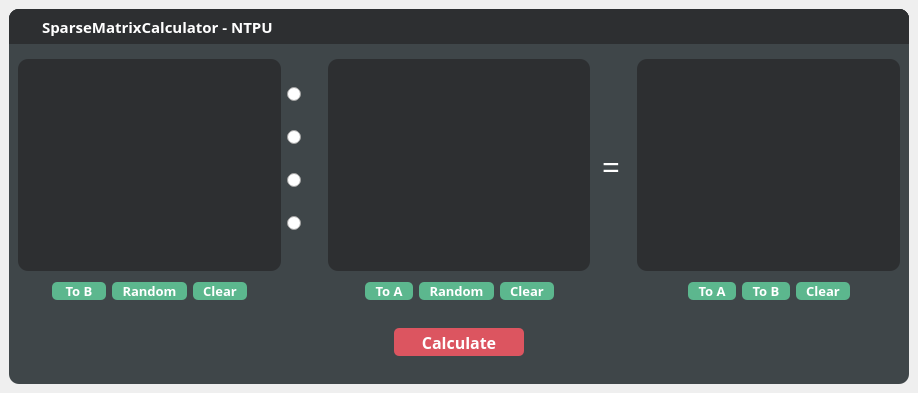
<?xml version="1.0" encoding="UTF-8"?>
<ui version="4.0">
 <class>Sparse</class>
 <widget class="QMainWindow" name="Sparse">
  <property name="geometry">
   <rect>
    <x>0</x>
    <y>0</y>
    <width>918</width>
    <height>393</height>
   </rect>
  </property>
  <property name="windowTitle">
   <string>Sparse</string>
  </property>
  <property name="styleSheet">
   <string notr="true"/>
  </property>
  <widget class="QWidget" name="centralwidget">
   <layout class="QHBoxLayout" name="horizontalLayout_2">
    <item>
     <widget class="QFrame" name="frame">
      <property name="styleSheet">
       <string notr="true">QFrame{
background-color: rgb(63, 70, 73);
border-radius:10px
}</string>
      </property>
      <property name="frameShape">
       <enum>QFrame::StyledPanel</enum>
      </property>
      <property name="frameShadow">
       <enum>QFrame::Raised</enum>
      </property>
      <layout class="QVBoxLayout" name="verticalLayout_6">
       <property name="leftMargin">
        <number>0</number>
       </property>
       <property name="topMargin">
        <number>0</number>
       </property>
       <property name="rightMargin">
        <number>0</number>
       </property>
       <property name="bottomMargin">
        <number>0</number>
       </property>
       <item>
        <widget class="QFrame" name="toolbar_frame">
         <property name="minimumSize">
          <size>
           <width>900</width>
           <height>35</height>
          </size>
         </property>
         <property name="maximumSize">
          <size>
           <width>16777215</width>
           <height>35</height>
          </size>
         </property>
         <property name="styleSheet">
          <string notr="true">background-color: rgb(45, 47, 49);
border-radius:0px;
border-top-left-radius:10px;
border-top-right-radius:10px;</string>
         </property>
         <property name="frameShape">
          <enum>QFrame::NoFrame</enum>
         </property>
         <property name="frameShadow">
          <enum>QFrame::Raised</enum>
         </property>
         <layout class="QHBoxLayout" name="horizontalLayout_3">
          <property name="spacing">
           <number>0</number>
          </property>
          <property name="leftMargin">
           <number>0</number>
          </property>
          <property name="topMargin">
           <number>0</number>
          </property>
          <property name="rightMargin">
           <number>0</number>
          </property>
          <property name="bottomMargin">
           <number>0</number>
          </property>
          <item>
           <widget class="QFrame" name="toolbar_name">
            <property name="frameShape">
             <enum>QFrame::NoFrame</enum>
            </property>
            <property name="frameShadow">
             <enum>QFrame::Raised</enum>
            </property>
            <layout class="QHBoxLayout" name="horizontalLayout_4">
             <property name="spacing">
              <number>0</number>
             </property>
             <property name="leftMargin">
              <number>9</number>
             </property>
             <property name="topMargin">
              <number>0</number>
             </property>
             <property name="rightMargin">
              <number>0</number>
             </property>
             <property name="bottomMargin">
              <number>0</number>
             </property>
             <item>
              <widget class="QLabel" name="lable_icon">
               <property name="maximumSize">
                <size>
                 <width>24</width>
                 <height>24</height>
                </size>
               </property>
               <property name="text">
                <string/>
               </property>
               <property name="pixmap">
                <pixmap resource="resource.qrc">:/icons/Snipaste_2021-11-02_14-04-59.png</pixmap>
               </property>
              </widget>
             </item>
             <item>
              <widget class="QLabel" name="label_Title_name">
               <property name="font">
                <font>
                 <family>Open Sans</family>
                 <pointsize>11</pointsize>
                 <weight>75</weight>
                 <bold>true</bold>
                </font>
               </property>
               <property name="styleSheet">
                <string notr="true">color: rgb(255, 255, 255);</string>
               </property>
               <property name="text">
                <string>SparseMatrixCalculator - NTPU</string>
               </property>
              </widget>
             </item>
            </layout>
           </widget>
          </item>
          <item>
           <widget class="QFrame" name="toolbar_button">
            <property name="frameShape">
             <enum>QFrame::StyledPanel</enum>
            </property>
            <property name="frameShadow">
             <enum>QFrame::Raised</enum>
            </property>
            <layout class="QHBoxLayout" name="horizontalLayout" stretch="0">
             <property name="spacing">
              <number>0</number>
             </property>
             <property name="leftMargin">
              <number>0</number>
             </property>
             <property name="topMargin">
              <number>0</number>
             </property>
             <property name="rightMargin">
              <number>0</number>
             </property>
             <property name="bottomMargin">
              <number>0</number>
             </property>
             <item>
              <widget class="QFrame" name="toolbar_blank">
               <property name="layoutDirection">
                <enum>Qt::RightToLeft</enum>
               </property>
               <property name="frameShape">
                <enum>QFrame::StyledPanel</enum>
               </property>
               <property name="frameShadow">
                <enum>QFrame::Raised</enum>
               </property>
               <layout class="QHBoxLayout" name="horizontalLayout_5">
                <property name="spacing">
                 <number>0</number>
                </property>
                <property name="leftMargin">
                 <number>0</number>
                </property>
                <property name="topMargin">
                 <number>0</number>
                </property>
                <property name="rightMargin">
                 <number>6</number>
                </property>
                <property name="bottomMargin">
                 <number>0</number>
                </property>
                <item>
                 <widget class="QPushButton" name="pushButton_close">
                  <property name="minimumSize">
                   <size>
                    <width>35</width>
                    <height>0</height>
                   </size>
                  </property>
                  <property name="maximumSize">
                   <size>
                    <width>35</width>
                    <height>999</height>
                   </size>
                  </property>
                  <property name="layoutDirection">
                   <enum>Qt::LeftToRight</enum>
                  </property>
                  <property name="styleSheet">
                   <string notr="true">QPushButton {	
	border: none;
	background-color: transparent;
border-radius:0px;

}
QPushButton:hover {
	background-color: rgb(52, 59, 72);
border-radius:0px;

}
QPushButton:pressed {	
	background-color: rgb(85, 170, 255);
border-radius:0px;

}</string>
                  </property>
                  <property name="text">
                   <string/>
                  </property>
                  <property name="icon">
                   <iconset resource="resource.qrc">
                    <normaloff>:/icons/16x16/cil-x.png</normaloff>:/icons/16x16/cil-x.png</iconset>
                  </property>
                 </widget>
                </item>
                <item>
                 <widget class="QPushButton" name="pushButton_minimize">
                  <property name="minimumSize">
                   <size>
                    <width>30</width>
                    <height>35</height>
                   </size>
                  </property>
                  <property name="maximumSize">
                   <size>
                    <width>35</width>
                    <height>16777215</height>
                   </size>
                  </property>
                  <property name="styleSheet">
                   <string notr="true">QPushButton {	
	border: none;
	background-color: transparent;
border-radius:0px;

}
QPushButton:hover {
	background-color: rgb(52, 59, 72);
border-radius:0px;

}
QPushButton:pressed {	
	background-color: rgb(85, 170, 255);
border-radius:0px;

}</string>
                  </property>
                  <property name="text">
                   <string/>
                  </property>
                  <property name="icon">
                   <iconset resource="resource.qrc">
                    <normaloff>:/icons/16x16/cil-window-minimize.png</normaloff>:/icons/16x16/cil-window-minimize.png</iconset>
                  </property>
                 </widget>
                </item>
                <item>
                 <widget class="QFrame" name="frame_2">
                  <property name="frameShape">
                   <enum>QFrame::StyledPanel</enum>
                  </property>
                  <property name="frameShadow">
                   <enum>QFrame::Raised</enum>
                  </property>
                 </widget>
                </item>
               </layout>
              </widget>
             </item>
            </layout>
           </widget>
          </item>
         </layout>
        </widget>
       </item>
       <item>
        <widget class="QFrame" name="content">
         <property name="minimumSize">
          <size>
           <width>0</width>
           <height>270</height>
          </size>
         </property>
         <property name="frameShape">
          <enum>QFrame::StyledPanel</enum>
         </property>
         <property name="frameShadow">
          <enum>QFrame::Raised</enum>
         </property>
         <layout class="QHBoxLayout" name="horizontalLayout_8">
          <item>
           <widget class="QFrame" name="frame_array_a">
            <property name="frameShape">
             <enum>QFrame::NoFrame</enum>
            </property>
            <property name="frameShadow">
             <enum>QFrame::Raised</enum>
            </property>
            <layout class="QVBoxLayout" name="verticalLayout">
             <property name="spacing">
              <number>0</number>
             </property>
             <property name="leftMargin">
              <number>0</number>
             </property>
             <property name="topMargin">
              <number>0</number>
             </property>
             <property name="rightMargin">
              <number>0</number>
             </property>
             <property name="bottomMargin">
              <number>0</number>
             </property>
             <item>
              <widget class="QFrame" name="frame_matrix_a">
               <property name="styleSheet">
                <string notr="true">QFrame{
background-color: rgb(45, 47, 49);
}</string>
               </property>
               <property name="frameShape">
                <enum>QFrame::StyledPanel</enum>
               </property>
               <property name="frameShadow">
                <enum>QFrame::Raised</enum>
               </property>
              </widget>
             </item>
             <item>
              <widget class="QFrame" name="frame_a_tool">
               <property name="maximumSize">
                <size>
                 <width>16777215</width>
                 <height>40</height>
                </size>
               </property>
               <property name="frameShape">
                <enum>QFrame::StyledPanel</enum>
               </property>
               <property name="frameShadow">
                <enum>QFrame::Raised</enum>
               </property>
               <layout class="QHBoxLayout" name="horizontalLayout_10">
                <item>
                 <widget class="QFrame" name="frame_5">
                  <property name="frameShape">
                   <enum>QFrame::StyledPanel</enum>
                  </property>
                  <property name="frameShadow">
                   <enum>QFrame::Raised</enum>
                  </property>
                 </widget>
                </item>
                <item>
                 <widget class="QPushButton" name="pushButton_a_to_b">
                  <property name="font">
                   <font>
                    <family>Open Sans</family>
                    <pointsize>10</pointsize>
                    <weight>75</weight>
                    <bold>true</bold>
                   </font>
                  </property>
                  <property name="styleSheet">
                   <string notr="true">QPushButton {
	color: rgb(255, 255, 255);
	border: 2px solidrgb(71, 138, 109);
	border-radius: 5px;	
	background-color: rgb(92, 183, 142);
}
QPushButton:hover {
	background-color: rgb(81, 161, 124);
	border: 2px solid rgb(71, 138, 109);
}
QPushButton:pressed {	
	background-color: rgb(34, 168, 108); 
	border: 2px solid rgb(6, 145, 83);
}</string>
                  </property>
                  <property name="text">
                   <string>    To B    </string>
                  </property>
                 </widget>
                </item>
                <item>
                 <widget class="QPushButton" name="pushButton_a_random">
                  <property name="font">
                   <font>
                    <family>Open Sans</family>
                    <pointsize>10</pointsize>
                    <weight>75</weight>
                    <bold>true</bold>
                   </font>
                  </property>
                  <property name="styleSheet">
                   <string notr="true">QPushButton {
	color: rgb(255, 255, 255);
	border: 2px solidrgb(71, 138, 109);
	border-radius: 5px;	
	background-color: rgb(92, 183, 142);
}
QPushButton:hover {
	background-color: rgb(81, 161, 124);
	border: 2px solid rgb(71, 138, 109);
}
QPushButton:pressed {	
	background-color: rgb(34, 168, 108); 
	border: 2px solid rgb(6, 145, 83);
}</string>
                  </property>
                  <property name="text">
                   <string>   Random   </string>
                  </property>
                 </widget>
                </item>
                <item>
                 <widget class="QPushButton" name="pushButton_a_clear">
                  <property name="font">
                   <font>
                    <family>Open Sans</family>
                    <pointsize>10</pointsize>
                    <weight>75</weight>
                    <bold>true</bold>
                   </font>
                  </property>
                  <property name="styleSheet">
                   <string notr="true">QPushButton {
	color: rgb(255, 255, 255);
	border: 2px solidrgb(71, 138, 109);
	border-radius: 5px;	
	background-color: rgb(92, 183, 142);
}
QPushButton:hover {
	background-color: rgb(81, 161, 124);
	border: 2px solid rgb(71, 138, 109);
}
QPushButton:pressed {	
	background-color: rgb(34, 168, 108); 
	border: 2px solid rgb(6, 145, 83);
}</string>
                  </property>
                  <property name="text">
                   <string>   Clear   </string>
                  </property>
                 </widget>
                </item>
                <item>
                 <widget class="QFrame" name="frame_6">
                  <property name="frameShape">
                   <enum>QFrame::StyledPanel</enum>
                  </property>
                  <property name="frameShadow">
                   <enum>QFrame::Raised</enum>
                  </property>
                 </widget>
                </item>
               </layout>
              </widget>
             </item>
            </layout>
           </widget>
          </item>
          <item>
           <widget class="QFrame" name="frame_opreration_type">
            <property name="minimumSize">
             <size>
              <width>35</width>
              <height>0</height>
             </size>
            </property>
            <property name="maximumSize">
             <size>
              <width>35</width>
              <height>16777215</height>
             </size>
            </property>
            <property name="frameShape">
             <enum>QFrame::NoFrame</enum>
            </property>
            <property name="frameShadow">
             <enum>QFrame::Raised</enum>
            </property>
            <layout class="QVBoxLayout" name="verticalLayout_4">
             <property name="spacing">
              <number>0</number>
             </property>
             <property name="leftMargin">
              <number>0</number>
             </property>
             <property name="topMargin">
              <number>0</number>
             </property>
             <property name="rightMargin">
              <number>0</number>
             </property>
             <property name="bottomMargin">
              <number>0</number>
             </property>
             <item>
              <widget class="QRadioButton" name="radioButton_add">
               <property name="layoutDirection">
                <enum>Qt::LeftToRight</enum>
               </property>
               <property name="styleSheet">
                <string notr="true">QRadioButton::indicator {
    border: 2px solid rgb(76, 82, 84);
	width: 30px;
	height: 30px;
	outline: 0;
	border-radius: 8px;
	background: 3px solid rgb(45, 47, 49);
	
	image: url(:/icons/math/dficons8-plus-math-24.png);
}
QRadioButton::indicator:hover {
	background: 3px solid rgb(118, 213, 170);

	image: url(:/icons/math/icodsfns8-plus-math-24.png);
    border: 2px solid rgb(34, 168, 108);
}
QRadioButton::indicator:checked {
    background: 3px solid rgb(45, 47, 49);
	border: 2px solid rgb(34, 168, 108);
	
	image: url(:/icons/math/icons8-plus-math-24.png);
}

</string>
               </property>
               <property name="text">
                <string/>
               </property>
              </widget>
             </item>
             <item>
              <widget class="QRadioButton" name="radioButton_sub">
               <property name="styleSheet">
                <string notr="true">QRadioButton::indicator {
    border: 2px solid rgb(76, 82, 84);
	width: 30px;
	height: 30px;
	outline: 0;
	border-radius: 8px;
	background: 3px solid rgb(45, 47, 49);
	image: url(:/icons/math/icodfns8-subtract-24.png);
}
QRadioButton::indicator:hover {
	background: 3px solid rgb(118, 213, 170);
    border: 2px solid rgb(34, 168, 108);
	image: url(:/icons/math/icons8-subtract-sdf24.png)
}
QRadioButton::indicator:checked {
    background: 3px solid rgb(45, 47, 49);
	border: 2px solid rgb(34, 168, 108);
	
	image: url(:/icons/math/icons8-subtract-24.png);
}

</string>
               </property>
               <property name="text">
                <string/>
               </property>
              </widget>
             </item>
             <item>
              <widget class="QRadioButton" name="radioButton_tran">
               <property name="styleSheet">
                <string notr="true">QRadioButton::indicator {
    border: 2px solid rgb(76, 82, 84);
	width: 30px;
	height: 30px;
	outline: 0;
	border-radius: 8px;
	background: 3px solid rgb(45, 47, 49);
	image: url(:/icons/math/icondfs8-multiply-24.png);
}
QRadioButton::indicator:hover {
	background: 3px solid rgb(118, 213, 170);
    border: 2px solid rgb(34, 168, 108);
	image: url(:/icons/math/iconsfg8-multiply-24.png);
}
QRadioButton::indicator:checked {
    background: 3px solid rgb(45, 47, 49);
	border: 2px solid rgb(34, 168, 108);
	image: url(:/icons/math/icons8-multiply-24.png);
}

</string>
               </property>
               <property name="text">
                <string/>
               </property>
              </widget>
             </item>
             <item>
              <widget class="QRadioButton" name="radioButton_mul">
               <property name="styleSheet">
                <string notr="true">QRadioButton::indicator {
    border: 2px solid rgb(76, 82, 84);
	width: 30px;
	height: 30px;
	outline: 0;
	border-radius: 8px;
	background: 3px solid rgb(45, 47, 49);
	image: url(:/icons/math/idfcons8-type-24.png);
}
QRadioButton::indicator:hover {
	background: 3px solid rgb(118, 213, 170);
    border: 2px solid rgb(34, 168, 108);
	image: url(:/icons/math/icons8-type-24.png);
}
QRadioButton::indicator:checked {
    background: 3px solid rgb(45, 47, 49);
	border: 2px solid rgb(34, 168, 108);
	image: url(:/icons/math/icons8-type-24(1).png);
}

</string>
               </property>
               <property name="text">
                <string/>
               </property>
              </widget>
             </item>
             <item>
              <widget class="QFrame" name="frame_17">
               <property name="maximumSize">
                <size>
                 <width>16777215</width>
                 <height>22</height>
                </size>
               </property>
               <property name="layoutDirection">
                <enum>Qt::LeftToRight</enum>
               </property>
               <property name="frameShape">
                <enum>QFrame::NoFrame</enum>
               </property>
               <property name="frameShadow">
                <enum>QFrame::Raised</enum>
               </property>
              </widget>
             </item>
            </layout>
           </widget>
          </item>
          <item>
           <widget class="QFrame" name="frame_array_b">
            <property name="frameShape">
             <enum>QFrame::NoFrame</enum>
            </property>
            <property name="frameShadow">
             <enum>QFrame::Raised</enum>
            </property>
            <layout class="QVBoxLayout" name="verticalLayout_2">
             <property name="spacing">
              <number>0</number>
             </property>
             <property name="leftMargin">
              <number>0</number>
             </property>
             <property name="topMargin">
              <number>0</number>
             </property>
             <property name="rightMargin">
              <number>0</number>
             </property>
             <property name="bottomMargin">
              <number>0</number>
             </property>
             <item>
              <widget class="QFrame" name="frame_matrix_b">
               <property name="styleSheet">
                <string notr="true">QFrame{
background-color: rgb(45, 47, 49);
}</string>
               </property>
               <property name="frameShape">
                <enum>QFrame::StyledPanel</enum>
               </property>
               <property name="frameShadow">
                <enum>QFrame::Raised</enum>
               </property>
              </widget>
             </item>
             <item>
              <widget class="QFrame" name="frame_b_tool">
               <property name="maximumSize">
                <size>
                 <width>16777215</width>
                 <height>40</height>
                </size>
               </property>
               <property name="frameShape">
                <enum>QFrame::StyledPanel</enum>
               </property>
               <property name="frameShadow">
                <enum>QFrame::Raised</enum>
               </property>
               <layout class="QHBoxLayout" name="horizontalLayout_11">
                <item>
                 <widget class="QFrame" name="frame_7">
                  <property name="frameShape">
                   <enum>QFrame::StyledPanel</enum>
                  </property>
                  <property name="frameShadow">
                   <enum>QFrame::Raised</enum>
                  </property>
                 </widget>
                </item>
                <item>
                 <widget class="QPushButton" name="pushButton_b_to_a">
                  <property name="font">
                   <font>
                    <family>Open Sans</family>
                    <pointsize>10</pointsize>
                    <weight>75</weight>
                    <bold>true</bold>
                   </font>
                  </property>
                  <property name="styleSheet">
                   <string notr="true">QPushButton {
	color: rgb(255, 255, 255);
	border: 2px solidrgb(71, 138, 109);
	border-radius: 5px;	
	background-color: rgb(92, 183, 142);
}
QPushButton:hover {
	background-color: rgb(81, 161, 124);
	border: 2px solid rgb(71, 138, 109);
}
QPushButton:pressed {	
	background-color: rgb(34, 168, 108); 
	border: 2px solid rgb(6, 145, 83);
}</string>
                  </property>
                  <property name="text">
                   <string>   To A   </string>
                  </property>
                 </widget>
                </item>
                <item>
                 <widget class="QPushButton" name="pushButton_b_random">
                  <property name="font">
                   <font>
                    <family>Open Sans</family>
                    <pointsize>10</pointsize>
                    <weight>75</weight>
                    <bold>true</bold>
                   </font>
                  </property>
                  <property name="styleSheet">
                   <string notr="true">QPushButton {
	color: rgb(255, 255, 255);
	border: 2px solidrgb(71, 138, 109);
	border-radius: 5px;	
	background-color: rgb(92, 183, 142);
}
QPushButton:hover {
	background-color: rgb(81, 161, 124);
	border: 2px solid rgb(71, 138, 109);
}
QPushButton:pressed {	
	background-color: rgb(34, 168, 108); 
	border: 2px solid rgb(6, 145, 83);
}</string>
                  </property>
                  <property name="text">
                   <string>   Random   </string>
                  </property>
                 </widget>
                </item>
                <item>
                 <widget class="QPushButton" name="pushButton_b_clear">
                  <property name="font">
                   <font>
                    <family>Open Sans</family>
                    <pointsize>10</pointsize>
                    <weight>75</weight>
                    <bold>true</bold>
                   </font>
                  </property>
                  <property name="styleSheet">
                   <string notr="true">QPushButton {
	color: rgb(255, 255, 255);
	border: 2px solidrgb(71, 138, 109);
	border-radius: 5px;	
	background-color: rgb(92, 183, 142);
}
QPushButton:hover {
	background-color: rgb(81, 161, 124);
	border: 2px solid rgb(71, 138, 109);
}
QPushButton:pressed {	
	background-color: rgb(34, 168, 108); 
	border: 2px solid rgb(6, 145, 83);
}</string>
                  </property>
                  <property name="text">
                   <string>   Clear   </string>
                  </property>
                 </widget>
                </item>
                <item>
                 <widget class="QFrame" name="frame_8">
                  <property name="frameShape">
                   <enum>QFrame::StyledPanel</enum>
                  </property>
                  <property name="frameShadow">
                   <enum>QFrame::Raised</enum>
                  </property>
                 </widget>
                </item>
               </layout>
              </widget>
             </item>
            </layout>
           </widget>
          </item>
          <item>
           <widget class="QFrame" name="frame_operation_equal">
            <property name="minimumSize">
             <size>
              <width>30</width>
              <height>0</height>
             </size>
            </property>
            <property name="maximumSize">
             <size>
              <width>35</width>
              <height>16777215</height>
             </size>
            </property>
            <property name="frameShape">
             <enum>QFrame::StyledPanel</enum>
            </property>
            <property name="frameShadow">
             <enum>QFrame::Raised</enum>
            </property>
            <layout class="QVBoxLayout" name="verticalLayout_5">
             <property name="spacing">
              <number>0</number>
             </property>
             <property name="leftMargin">
              <number>0</number>
             </property>
             <property name="topMargin">
              <number>0</number>
             </property>
             <property name="rightMargin">
              <number>0</number>
             </property>
             <property name="bottomMargin">
              <number>0</number>
             </property>
             <item>
              <widget class="QLabel" name="label">
               <property name="maximumSize">
                <size>
                 <width>30</width>
                 <height>9999</height>
                </size>
               </property>
               <property name="font">
                <font>
                 <family>Open Sans</family>
                 <pointsize>24</pointsize>
                 <weight>50</weight>
                 <bold>false</bold>
                </font>
               </property>
               <property name="layoutDirection">
                <enum>Qt::LeftToRight</enum>
               </property>
               <property name="styleSheet">
                <string notr="true">QLabel{
	color: rgb(255, 255, 255);
}</string>
               </property>
               <property name="frameShape">
                <enum>QFrame::NoFrame</enum>
               </property>
               <property name="text">
                <string>=</string>
               </property>
               <property name="alignment">
                <set>Qt::AlignCenter</set>
               </property>
              </widget>
             </item>
             <item>
              <widget class="QFrame" name="frame_10">
               <property name="minimumSize">
                <size>
                 <width>0</width>
                 <height>22</height>
                </size>
               </property>
               <property name="maximumSize">
                <size>
                 <width>16777215</width>
                 <height>37</height>
                </size>
               </property>
               <property name="frameShape">
                <enum>QFrame::StyledPanel</enum>
               </property>
               <property name="frameShadow">
                <enum>QFrame::Raised</enum>
               </property>
              </widget>
             </item>
            </layout>
           </widget>
          </item>
          <item>
           <widget class="QFrame" name="frame_array_answer">
            <property name="frameShape">
             <enum>QFrame::NoFrame</enum>
            </property>
            <property name="frameShadow">
             <enum>QFrame::Raised</enum>
            </property>
            <layout class="QVBoxLayout" name="verticalLayout_3">
             <property name="spacing">
              <number>0</number>
             </property>
             <property name="leftMargin">
              <number>0</number>
             </property>
             <property name="topMargin">
              <number>0</number>
             </property>
             <property name="rightMargin">
              <number>0</number>
             </property>
             <property name="bottomMargin">
              <number>0</number>
             </property>
             <item>
              <widget class="QFrame" name="frame_matrix_answer">
               <property name="styleSheet">
                <string notr="true">QFrame{
background-color: rgb(45, 47, 49);
}</string>
               </property>
               <property name="frameShape">
                <enum>QFrame::StyledPanel</enum>
               </property>
               <property name="frameShadow">
                <enum>QFrame::Raised</enum>
               </property>
              </widget>
             </item>
             <item>
              <widget class="QFrame" name="frame_answer_tool">
               <property name="maximumSize">
                <size>
                 <width>16777215</width>
                 <height>40</height>
                </size>
               </property>
               <property name="frameShape">
                <enum>QFrame::StyledPanel</enum>
               </property>
               <property name="frameShadow">
                <enum>QFrame::Raised</enum>
               </property>
               <layout class="QHBoxLayout" name="horizontalLayout_12">
                <item>
                 <widget class="QFrame" name="frame_9">
                  <property name="frameShape">
                   <enum>QFrame::StyledPanel</enum>
                  </property>
                  <property name="frameShadow">
                   <enum>QFrame::Raised</enum>
                  </property>
                 </widget>
                </item>
                <item>
                 <widget class="QPushButton" name="pushButton_answer_to_a">
                  <property name="font">
                   <font>
                    <family>Open Sans</family>
                    <pointsize>10</pointsize>
                    <weight>75</weight>
                    <bold>true</bold>
                   </font>
                  </property>
                  <property name="styleSheet">
                   <string notr="true">QPushButton {
	color: rgb(255, 255, 255);
	border: 2px solidrgb(71, 138, 109);
	border-radius: 5px;	
	background-color: rgb(92, 183, 142);
}
QPushButton:hover {
	background-color: rgb(81, 161, 124);
	border: 2px solid rgb(71, 138, 109);
}
QPushButton:pressed {	
	background-color: rgb(34, 168, 108); 
	border: 2px solid rgb(6, 145, 83);
}</string>
                  </property>
                  <property name="text">
                   <string>   To A   </string>
                  </property>
                 </widget>
                </item>
                <item>
                 <widget class="QPushButton" name="pushButton_answer_to_b">
                  <property name="font">
                   <font>
                    <family>Open Sans</family>
                    <pointsize>10</pointsize>
                    <weight>75</weight>
                    <bold>true</bold>
                   </font>
                  </property>
                  <property name="styleSheet">
                   <string notr="true">QPushButton {
	color: rgb(255, 255, 255);
	border: 2px solidrgb(71, 138, 109);
	border-radius: 5px;	
	background-color: rgb(92, 183, 142);
}
QPushButton:hover {
	background-color: rgb(81, 161, 124);
	border: 2px solid rgb(71, 138, 109);
}
QPushButton:pressed {	
	background-color: rgb(34, 168, 108); 
	border: 2px solid rgb(6, 145, 83);
}</string>
                  </property>
                  <property name="text">
                   <string>   To B   </string>
                  </property>
                 </widget>
                </item>
                <item>
                 <widget class="QPushButton" name="pushButton_answer_clear">
                  <property name="font">
                   <font>
                    <family>Open Sans</family>
                    <pointsize>10</pointsize>
                    <weight>75</weight>
                    <bold>true</bold>
                   </font>
                  </property>
                  <property name="styleSheet">
                   <string notr="true">QPushButton {
	color: rgb(255, 255, 255);
	border: 2px solidrgb(71, 138, 109);
	border-radius: 5px;	
	background-color: rgb(92, 183, 142);
}
QPushButton:hover {
	background-color: rgb(81, 161, 124);
	border: 2px solid rgb(71, 138, 109);
}
QPushButton:pressed {	
	background-color: rgb(34, 168, 108); 
	border: 2px solid rgb(6, 145, 83);
}</string>
                  </property>
                  <property name="text">
                   <string>   Clear   </string>
                  </property>
                 </widget>
                </item>
                <item>
                 <widget class="QFrame" name="frame_16">
                  <property name="frameShape">
                   <enum>QFrame::StyledPanel</enum>
                  </property>
                  <property name="frameShadow">
                   <enum>QFrame::Raised</enum>
                  </property>
                 </widget>
                </item>
               </layout>
              </widget>
             </item>
            </layout>
           </widget>
          </item>
         </layout>
        </widget>
       </item>
       <item>
        <widget class="QFrame" name="frame_exec">
         <property name="minimumSize">
          <size>
           <width>0</width>
           <height>32</height>
          </size>
         </property>
         <property name="maximumSize">
          <size>
           <width>16777215</width>
           <height>32</height>
          </size>
         </property>
         <property name="frameShape">
          <enum>QFrame::StyledPanel</enum>
         </property>
         <property name="frameShadow">
          <enum>QFrame::Raised</enum>
         </property>
         <layout class="QHBoxLayout" name="horizontalLayout_13">
          <property name="spacing">
           <number>0</number>
          </property>
          <property name="leftMargin">
           <number>0</number>
          </property>
          <property name="topMargin">
           <number>0</number>
          </property>
          <property name="rightMargin">
           <number>0</number>
          </property>
          <property name="bottomMargin">
           <number>0</number>
          </property>
          <item>
           <widget class="QFrame" name="frame_test">
            <property name="frameShape">
             <enum>QFrame::StyledPanel</enum>
            </property>
            <property name="frameShadow">
             <enum>QFrame::Raised</enum>
            </property>
           </widget>
          </item>
          <item>
           <widget class="QPushButton" name="pushButton_calculate">
            <property name="minimumSize">
             <size>
              <width>0</width>
              <height>28</height>
             </size>
            </property>
            <property name="maximumSize">
             <size>
              <width>130</width>
              <height>16777215</height>
             </size>
            </property>
            <property name="font">
             <font>
              <family>Open Sans</family>
              <pointsize>12</pointsize>
              <weight>75</weight>
              <bold>true</bold>
             </font>
            </property>
            <property name="styleSheet">
             <string notr="true">QPushButton {
	color: rgb(255, 255, 255);
	border: 2px solidrgb(71, 138, 109);
	border-radius: 5px;	
	background-color: rgb(220, 85, 96);
}
QPushButton:hover {
	background-color:  rgb(198, 73, 85);
	border: 2px solid rgb(159, 60, 72);
}
QPushButton:pressed {	
	background-color: rgb(184, 71, 81);
	border: 2px solid rgb(159, 60, 72);
}</string>
            </property>
            <property name="text">
             <string>Calculate</string>
            </property>
           </widget>
          </item>
          <item>
           <widget class="QLabel" name="label_error_msg">
            <property name="font">
             <font>
              <family>Open Sans</family>
              <pointsize>10</pointsize>
             </font>
            </property>
            <property name="styleSheet">
             <string notr="true">color: rgb(255, 88, 88);</string>
            </property>
            <property name="text">
             <string/>
            </property>
            <property name="alignment">
             <set>Qt::AlignCenter</set>
            </property>
           </widget>
          </item>
         </layout>
        </widget>
       </item>
       <item>
        <widget class="QFrame" name="downframe">
         <property name="minimumSize">
          <size>
           <width>0</width>
           <height>20</height>
          </size>
         </property>
         <property name="maximumSize">
          <size>
           <width>16777215</width>
           <height>20</height>
          </size>
         </property>
         <property name="styleSheet">
          <string notr="true">background-color: none;
border-color: none;
gridline-color: none;
selection-color: none;</string>
         </property>
         <property name="frameShape">
          <enum>QFrame::NoFrame</enum>
         </property>
         <property name="frameShadow">
          <enum>QFrame::Raised</enum>
         </property>
         <layout class="QHBoxLayout" name="horizontalLayout_6">
          <property name="spacing">
           <number>0</number>
          </property>
          <property name="leftMargin">
           <number>0</number>
          </property>
          <property name="topMargin">
           <number>0</number>
          </property>
          <property name="rightMargin">
           <number>0</number>
          </property>
          <property name="bottomMargin">
           <number>0</number>
          </property>
          <item>
           <widget class="QFrame" name="frame_4">
            <property name="frameShape">
             <enum>QFrame::StyledPanel</enum>
            </property>
            <property name="frameShadow">
             <enum>QFrame::Raised</enum>
            </property>
           </widget>
          </item>
          <item>
           <widget class="QFrame" name="frame_3">
            <property name="minimumSize">
             <size>
              <width>20</width>
              <height>20</height>
             </size>
            </property>
            <property name="maximumSize">
             <size>
              <width>20</width>
              <height>20</height>
             </size>
            </property>
            <property name="frameShape">
             <enum>QFrame::NoFrame</enum>
            </property>
            <property name="frameShadow">
             <enum>QFrame::Raised</enum>
            </property>
            <layout class="QHBoxLayout" name="horizontalLayout_7">
             <property name="spacing">
              <number>0</number>
             </property>
             <property name="leftMargin">
              <number>0</number>
             </property>
             <property name="topMargin">
              <number>0</number>
             </property>
             <property name="rightMargin">
              <number>0</number>
             </property>
             <property name="bottomMargin">
              <number>0</number>
             </property>
             <item>
              <widget class="QFrame" name="frame_sizegrip">
               <property name="styleSheet">
                <string notr="true">QSizeGrip {
	background-image: url(:/icons/16x16/cil-size-grip.png);
	background-position: center;
	background-repeat: no-reperat;
}
</string>
               </property>
               <property name="frameShape">
                <enum>QFrame::StyledPanel</enum>
               </property>
               <property name="frameShadow">
                <enum>QFrame::Raised</enum>
               </property>
              </widget>
             </item>
            </layout>
           </widget>
          </item>
         </layout>
        </widget>
       </item>
      </layout>
     </widget>
    </item>
   </layout>
  </widget>
 </widget>
 <resources>
  <include location="resource.qrc"/>
 </resources>
 <connections/>
</ui>
